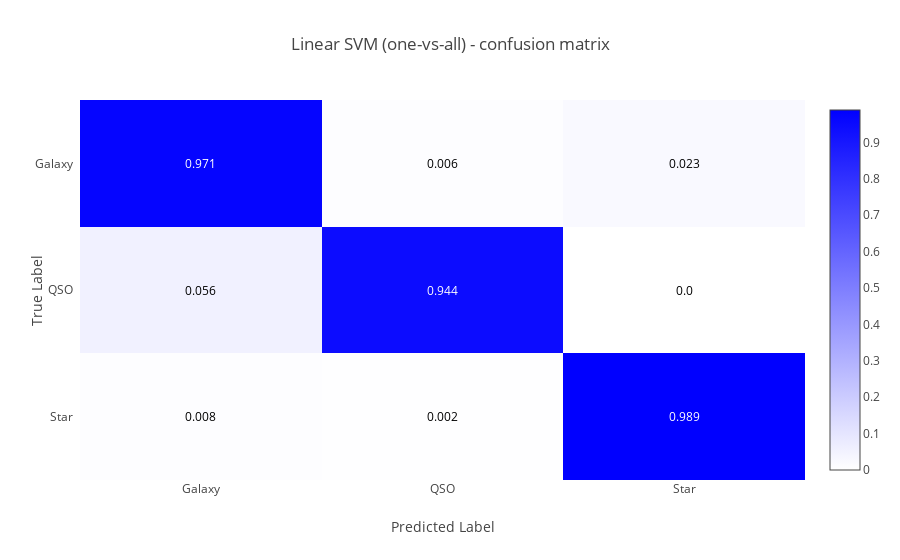

The code cell stored with this chart in its notebook:
### Code cell
# ~-----confusion matrix-----
# compute confusion matrix
y_pred = svc_linear_all.predict(X_test)
conf_mtx = confusion_matrix(y_test, y_pred)

# plot confusion matrix
for j in range(3):
  conf_mtx[0][j], conf_mtx[2][j] = conf_mtx[2][j], conf_mtx[0][j]
conf_mtx = np.ndarray.round(conf_mtx.astype(float) / conf_mtx.sum(axis = 1)[:, np.newaxis], 3)

cmColorScale = [[0.0, "rgb(255, 255, 255)"], [1.0, "rgb(0, 0, 255)"]]

z = conf_mtx
x = ["Galaxy", "QSO", "Star"]
y = ["Star", "QSO", "Galaxy"]
figure = ff.create_annotated_heatmap(z, x = x, y = y, colorscale= cmColorScale, showscale = True)
figure['layout']['xaxis']['title']['text'] = "Predicted Label"
figure['layout']['xaxis']['side'] = "bottom"
figure['layout']['yaxis']['title']['text'] = "True Label"
figure['layout']['title'] = "Linear SVM (one-vs-all) - confusion matrix"
enable_plotly_in_cell()
plotly.offline.iplot(figure, filename="rbfAccuracy")

### Figure 1 — Plotly figure (JSON) as saved in the notebook; plotly's stock layout.template omitted (floating-point values rounded to 4 significant figures)
{"data": [{"uid": "75c11013-5edb-4b06-86f0-84be8a4271e5", "colorscale": [[0, "rgb(255, 255, 255)"], [1, "rgb(0, 0, 255)"]], "reversescale": false, "showscale": true, "y": ["Star", "QSO", "Galaxy"], "x": ["Galaxy", "QSO", "Star"], "z": [[0.008, 0.002, 0.989], [0.056, 0.944, 0], [0.971, 0.006, 0.023]], "type": "heatmap"}], "layout": {"title": {"text": "Linear SVM (one-vs-all) - confusion matrix"}, "annotations": [{"xref": "x", "yref": "y", "text": "0.008", "y": "Star", "x": "Galaxy", "font": {"color": "#000000"}, "showarrow": false}, {"xref": "x", "yref": "y", "text": "0.002", "y": "Star", "x": "QSO", "font": {"color": "#000000"}, "showarrow": false}, {"xref": "x", "yref": "y", "text": "0.989", "y": "Star", "x": "Star", "font": {"color": "#FFFFFF"}, "showarrow": false}, {"xref": "x", "yref": "y", "text": "0.056", "y": "QSO", "x": "Galaxy", "font": {"color": "#000000"}, "showarrow": false}, {"xref": "x", "yref": "y", "text": "0.944", "y": "QSO", "x": "QSO", "font": {"color": "#FFFFFF"}, "showarrow": false}, {"xref": "x", "yref": "y", "text": "0.0", "y": "QSO", "x": "Star", "font": {"color": "#000000"}, "showarrow": false}, {"xref": "x", "yref": "y", "text": "0.971", "y": "Galaxy", "x": "Galaxy", "font": {"color": "#FFFFFF"}, "showarrow": false}, {"xref": "x", "yref": "y", "text": "0.006", "y": "Galaxy", "x": "QSO", "font": {"color": "#000000"}, "showarrow": false}, {"xref": "x", "yref": "y", "text": "0.023", "y": "Galaxy", "x": "Star", "font": {"color": "#000000"}, "showarrow": false}], "xaxis": {"ticks": "", "gridcolor": "rgb(0, 0, 0)", "side": "bottom", "dtick": 1, "title": {"text": "Predicted Label"}}, "yaxis": {"ticks": "", "ticksuffix": "  ", "dtick": 1, "title": {"text": "True Label"}}}}
